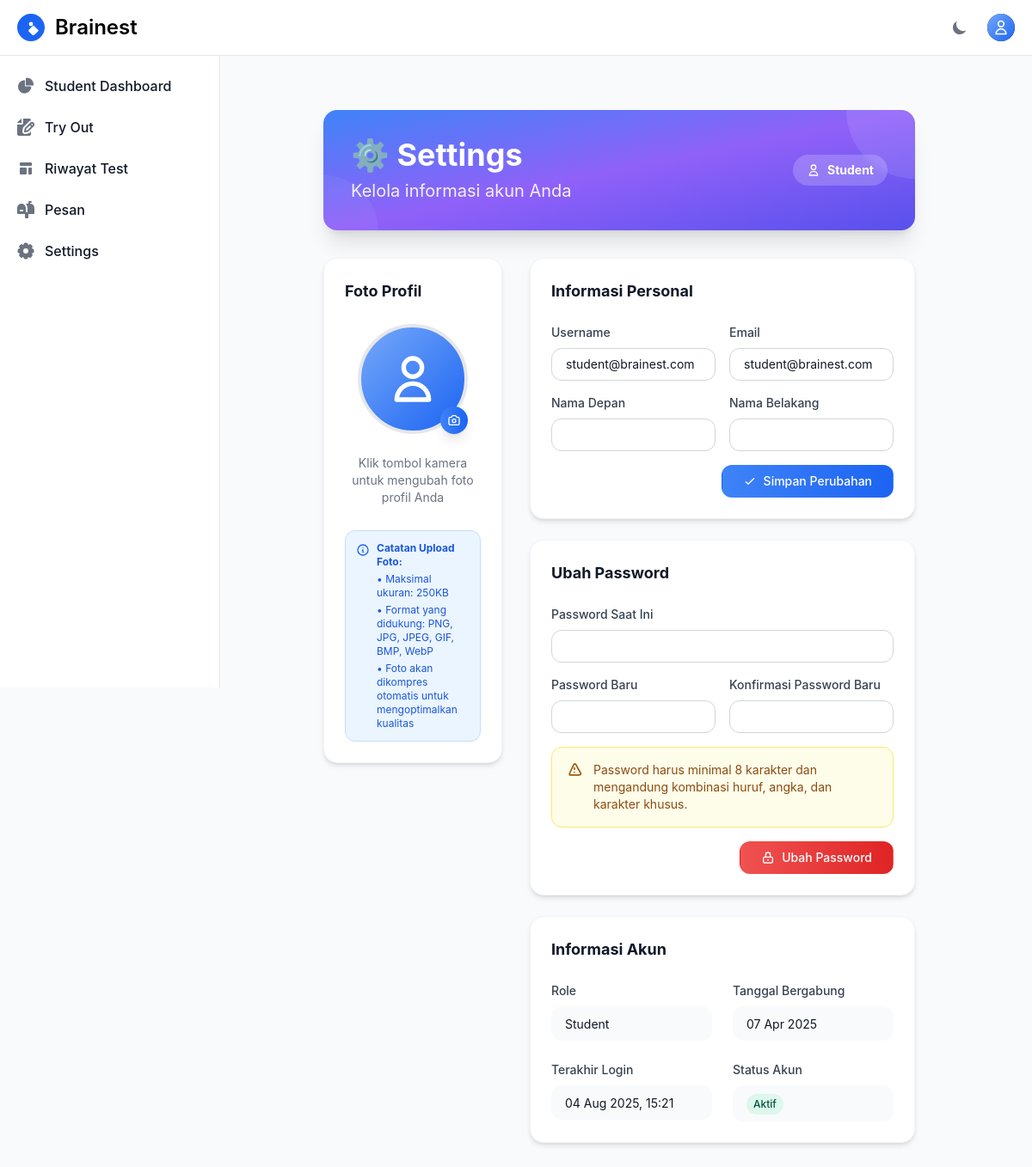
/settings/ (signed in), run on an earlier commit of the app's database.
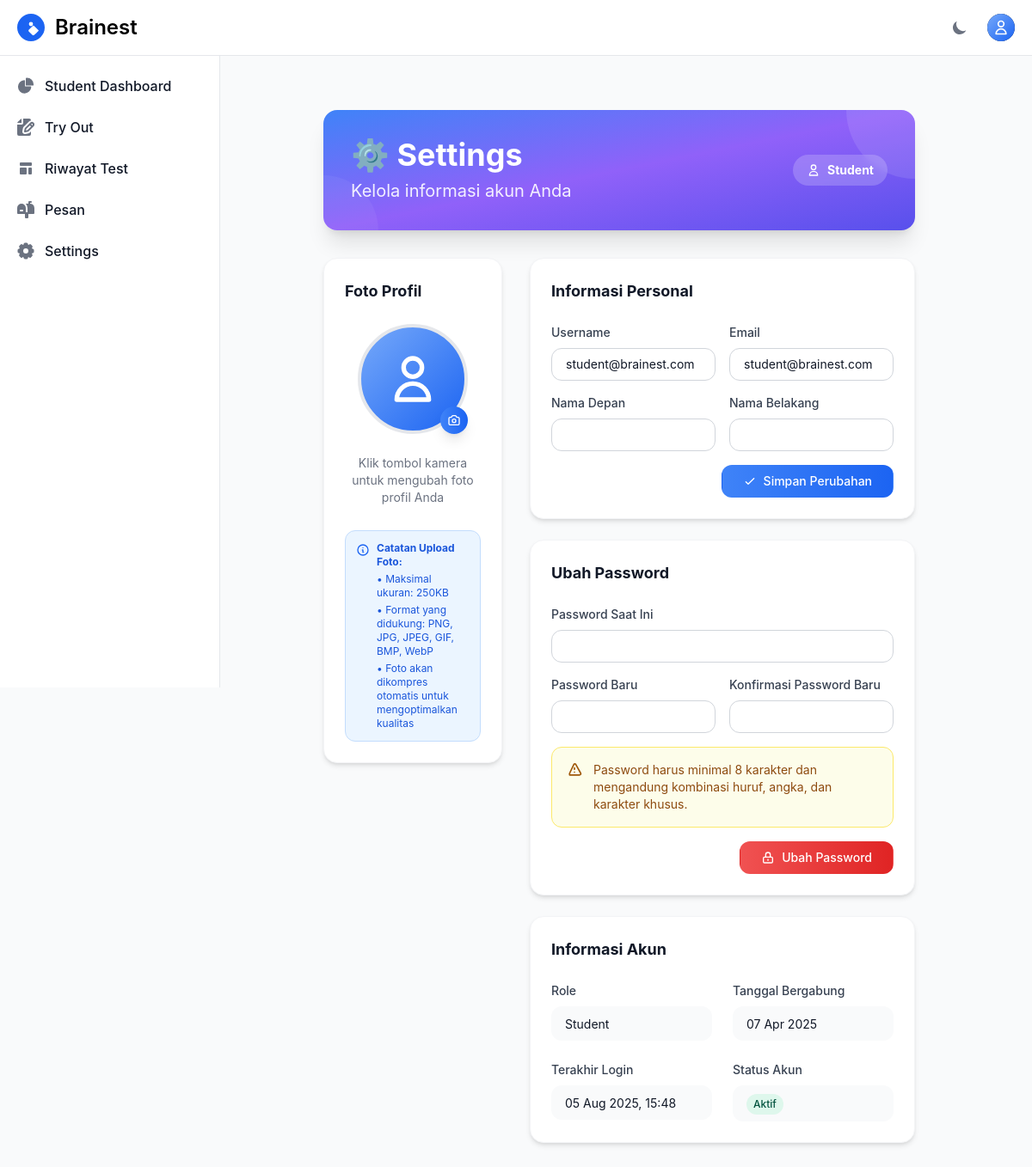
And on a later commit of the database.
### otosapp/models.py (models this page shows, shortened)
class User(AbstractUser):
    email = models.EmailField(unique=True)
    USERNAME_FIELD = 'email'
    REQUIRED_FIELDS = ['username']
    role = models.ForeignKey('Role', on_delete=models.SET_NULL, null=True)
    profile_picture = models.ImageField(upload_to='profile_pictures/', null=True, blank=True)
    groups = models.ManyToManyField(
        Group,
        related_name="custom_user_set",  # Add a custom related name here
        blank=True,
        help_text="The groups this user belongs to.",
        verbose_name="groups"
    )
    user_permissions = models.ManyToManyField(
        Permission,
        related_name="custom_user_permissions",  # Add a custom related name here
        blank=True,
        help_text="Specific permissions for this user.",
        verbose_name="user permissions"
    )

class Role(models.Model):
    role_name = models.CharField(max_length=200, unique=True)

### otosapp/views.py (the view, shortened to what this page needs)
# urls.py: path('settings/', views.settings_view, name='settings'),
@login_required
def settings_view(request):
    from .forms import UserProfileForm, ProfilePictureForm, CustomPasswordChangeForm
    from django.contrib.auth import update_session_auth_hash
    context = {
        'user': request.user,
    }
    return render(request, 'settings.html', context)

### otosapp/templates/settings.html (shortened to what the changed rows need)
{% extends 'base.html' %}
{% block content %}
<div class="max-w-4xl mx-auto px-4 sm:px-6 lg:px-8 mt-8">
    <div class="bg-gradient-to-br from-blue-500 via-purple-500 to-indigo-600 rounded-2xl shadow-xl p-8 mb-8 text-white relative overflow-hidden">
        <div class="relative z-10">
            <div class="flex flex-col md:flex-row md:items-center md:justify-between">
                <div>
                    <h1 class="text-3xl md:text-4xl font-bold mb-2">⚙️ Settings</h1>
                </div>
                <div class="mt-4 md:mt-0">
                    <div class="inline-flex items-center px-4 py-2 rounded-full text-sm font-bold bg-white/20 backdrop-blur-sm">
                        <svg class="w-4 h-4 mr-2" fill="none" stroke="currentColor" stroke-width="2" viewBox="0 0 24 24">
                            <path stroke-linecap="round" stroke-linejoin="round" d="M16 7a4 4 0 11-8 0 4 4 0 018 0zM12 14a7 7 0 00-7 7h14a7 7 0 00-7-7z"></path>
                        </svg>
                        {{ user.role.role_name }}
                    </div>
                </div>
            </div>
        </div>
    </div>
    <div class="grid grid-cols-1 lg:grid-cols-3 gap-8">
        <div class="lg:col-span-2 space-y-6">
            <div class="bg-white dark:bg-gray-800 rounded-2xl shadow-md p-6 border border-gray-100 dark:border-gray-700">
                <form method="post" class="space-y-4">
                    <div class="grid grid-cols-1 md:grid-cols-2 gap-4">
                        <div>
                            <label for="username" class="block text-sm font-medium text-gray-700 dark:text-gray-300 mb-2">Username</label>
                            <input type="text"
                                   id="username"
                                   name="username"
                                   value="{{ user.username }}"
                                   class="w-full px-4 py-2 border border-gray-300 dark:border-gray-600 rounded-xl text-sm focus:ring-2 focus:ring-blue-500 focus:border-transparent bg-white dark:bg-gray-700 text-gray-900 dark:text-white">
                        </div>
                        <div>
                            <label for="email" class="block text-sm font-medium text-gray-700 dark:text-gray-300 mb-2">Email</label>
                            <input type="email"
                                   id="email"
                                   name="email"
                                   value="{{ user.email }}"
                                   class="w-full px-4 py-2 border border-gray-300 dark:border-gray-600 rounded-xl text-sm focus:ring-2 focus:ring-blue-500 focus:border-transparent bg-white dark:bg-gray-700 text-gray-900 dark:text-white">
                        </div>
                    </div>
                    <div class="grid grid-cols-1 md:grid-cols-2 gap-4">
                        <div>
                            <label for="first_name" class="block text-sm font-medium text-gray-700 dark:text-gray-300 mb-2">Nama Depan</label>
                            <input type="text"
                                   id="first_name"
                                   name="first_name"
                                   value="{{ user.first_name }}"
                                   class="w-full px-4 py-2 border border-gray-300 dark:border-gray-600 rounded-xl text-sm focus:ring-2 focus:ring-blue-500 focus:border-transparent bg-white dark:bg-gray-700 text-gray-900 dark:text-white">
                        </div>
                        <div>
                            <label for="last_name" class="block text-sm font-medium text-gray-700 dark:text-gray-300 mb-2">Nama Belakang</label>
                            <input type="text"
                                   id="last_name"
                                   name="last_name"
                                   value="{{ user.last_name }}"
                                   class="w-full px-4 py-2 border border-gray-300 dark:border-gray-600 rounded-xl text-sm focus:ring-2 focus:ring-blue-500 focus:border-transparent bg-white dark:bg-gray-700 text-gray-900 dark:text-white">
                        </div>
                    </div>
                </form>
            </div>
            <div class="bg-white dark:bg-gray-800 rounded-2xl shadow-md p-6 border border-gray-100 dark:border-gray-700">
                <div class="grid grid-cols-1 md:grid-cols-2 gap-6">
                    <div>
                        <div class="px-4 py-2 bg-gray-50 dark:bg-gray-700 rounded-xl">
                            <span class="text-sm text-gray-900 dark:text-white">{{ user.role.role_name }}</span>
                        </div>
                    </div>
                    <div>
                        <div class="px-4 py-2 bg-gray-50 dark:bg-gray-700 rounded-xl">
                            <span class="text-sm text-gray-900 dark:text-white">{{ user.date_joined|date:"d M Y" }}</span>
                        </div>
                    </div>
                    <div>
                        <div class="px-4 py-2 bg-gray-50 dark:bg-gray-700 rounded-xl">
                            <span class="text-sm text-gray-900 dark:text-white">
                                {% if user.last_login %}
                                    {{ user.last_login|date:"d M Y, H:i" }}
                                {% else %}
                                    Belum pernah login
                                {% endif %}
                            </span>
                        </div>
                    </div>
                </div>
            </div>
        </div>
    </div>
</div>
{% endblock %}

What changed in the data, as far as the page shows it:
changed User "student@brainest.com": last_login "04 Aug 2025, 15:21" → "05 Aug 2025, 15:48"
